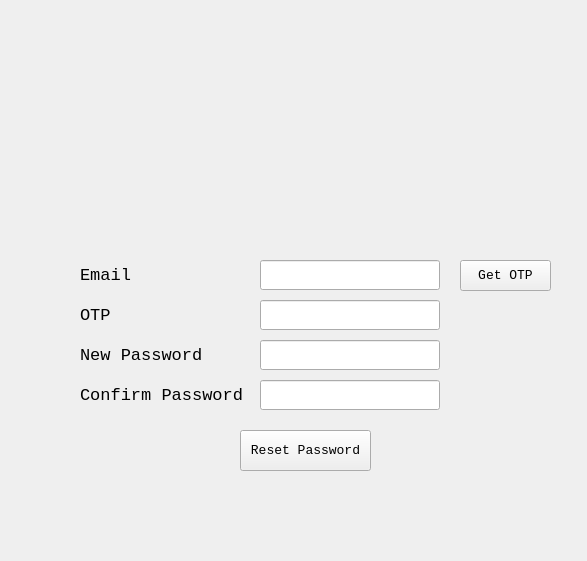
<?xml version="1.0" encoding="UTF-8"?>
<ui version="4.0">
 <class>Form</class>
 <widget class="QWidget" name="Form">
  <property name="geometry">
   <rect>
    <x>0</x>
    <y>0</y>
    <width>587</width>
    <height>561</height>
   </rect>
  </property>
  <property name="font">
   <font>
    <pointsize>10</pointsize>
   </font>
  </property>
  <property name="windowTitle">
   <string>PassVault Register</string>
  </property>
  <property name="windowIcon">
   <iconset>
    <normaloff>../logo/Logo.png</normaloff>../logo/Logo.png</iconset>
  </property>
  <widget class="QLineEdit" name="new_password_input">
   <property name="enabled">
    <bool>true</bool>
   </property>
   <property name="geometry">
    <rect>
     <x>260</x>
     <y>340</y>
     <width>180</width>
     <height>30</height>
    </rect>
   </property>
   <property name="font">
    <font>
     <family>Monospace</family>
     <pointsize>10</pointsize>
    </font>
   </property>
   <property name="acceptDrops">
    <bool>false</bool>
   </property>
   <property name="text">
    <string/>
   </property>
   <property name="echoMode">
    <enum>QLineEdit::Password</enum>
   </property>
   <property name="clearButtonEnabled">
    <bool>false</bool>
   </property>
  </widget>
  <widget class="QLabel" name="label_2">
   <property name="geometry">
    <rect>
     <x>80</x>
     <y>380</y>
     <width>171</width>
     <height>30</height>
    </rect>
   </property>
   <property name="font">
    <font>
     <family>Monospace</family>
     <pointsize>13</pointsize>
     <weight>50</weight>
     <bold>false</bold>
    </font>
   </property>
   <property name="text">
    <string>Confirm Password</string>
   </property>
   <property name="scaledContents">
    <bool>false</bool>
   </property>
   <property name="alignment">
    <set>Qt::AlignLeading|Qt::AlignLeft|Qt::AlignVCenter</set>
   </property>
  </widget>
  <widget class="QLineEdit" name="confirm_password_input">
   <property name="enabled">
    <bool>true</bool>
   </property>
   <property name="geometry">
    <rect>
     <x>260</x>
     <y>380</y>
     <width>180</width>
     <height>30</height>
    </rect>
   </property>
   <property name="font">
    <font>
     <family>Monospace</family>
     <pointsize>10</pointsize>
    </font>
   </property>
   <property name="acceptDrops">
    <bool>false</bool>
   </property>
   <property name="text">
    <string/>
   </property>
   <property name="echoMode">
    <enum>QLineEdit::Password</enum>
   </property>
   <property name="clearButtonEnabled">
    <bool>false</bool>
   </property>
  </widget>
  <widget class="QLabel" name="label_3">
   <property name="geometry">
    <rect>
     <x>80</x>
     <y>340</y>
     <width>161</width>
     <height>30</height>
    </rect>
   </property>
   <property name="font">
    <font>
     <family>Monospace</family>
     <pointsize>13</pointsize>
     <weight>50</weight>
     <bold>false</bold>
    </font>
   </property>
   <property name="text">
    <string>New Password</string>
   </property>
   <property name="scaledContents">
    <bool>false</bool>
   </property>
   <property name="alignment">
    <set>Qt::AlignLeading|Qt::AlignLeft|Qt::AlignVCenter</set>
   </property>
  </widget>
  <widget class="QLabel" name="label_5">
   <property name="geometry">
    <rect>
     <x>80</x>
     <y>260</y>
     <width>107</width>
     <height>30</height>
    </rect>
   </property>
   <property name="font">
    <font>
     <family>Monospace</family>
     <pointsize>13</pointsize>
     <weight>50</weight>
     <bold>false</bold>
    </font>
   </property>
   <property name="text">
    <string>Email</string>
   </property>
   <property name="scaledContents">
    <bool>false</bool>
   </property>
   <property name="alignment">
    <set>Qt::AlignLeading|Qt::AlignLeft|Qt::AlignVCenter</set>
   </property>
  </widget>
  <widget class="QLineEdit" name="otp_input">
   <property name="enabled">
    <bool>true</bool>
   </property>
   <property name="geometry">
    <rect>
     <x>260</x>
     <y>300</y>
     <width>180</width>
     <height>30</height>
    </rect>
   </property>
   <property name="font">
    <font>
     <family>Monospace</family>
     <pointsize>10</pointsize>
    </font>
   </property>
   <property name="acceptDrops">
    <bool>false</bool>
   </property>
   <property name="text">
    <string/>
   </property>
   <property name="echoMode">
    <enum>QLineEdit::Password</enum>
   </property>
   <property name="clearButtonEnabled">
    <bool>false</bool>
   </property>
  </widget>
  <widget class="QLabel" name="label_6">
   <property name="geometry">
    <rect>
     <x>80</x>
     <y>300</y>
     <width>171</width>
     <height>30</height>
    </rect>
   </property>
   <property name="font">
    <font>
     <family>Monospace</family>
     <pointsize>13</pointsize>
     <weight>50</weight>
     <bold>false</bold>
    </font>
   </property>
   <property name="text">
    <string>OTP</string>
   </property>
   <property name="scaledContents">
    <bool>false</bool>
   </property>
   <property name="alignment">
    <set>Qt::AlignLeading|Qt::AlignLeft|Qt::AlignVCenter</set>
   </property>
  </widget>
  <widget class="QPushButton" name="reset_btn">
   <property name="geometry">
    <rect>
     <x>240</x>
     <y>430</y>
     <width>131</width>
     <height>41</height>
    </rect>
   </property>
   <property name="font">
    <font>
     <family>Monospace</family>
     <pointsize>10</pointsize>
    </font>
   </property>
   <property name="text">
    <string>Reset Password</string>
   </property>
  </widget>
  <widget class="QLabel" name="label_7">
   <property name="geometry">
    <rect>
     <x>70</x>
     <y>380</y>
     <width>401</width>
     <height>31</height>
    </rect>
   </property>
   <property name="font">
    <font>
     <family>Monospace</family>
     <pointsize>10</pointsize>
    </font>
   </property>
   <property name="text">
    <string/>
   </property>
  </widget>
  <widget class="QLineEdit" name="email_input">
   <property name="geometry">
    <rect>
     <x>260</x>
     <y>260</y>
     <width>180</width>
     <height>30</height>
    </rect>
   </property>
   <property name="font">
    <font>
     <family>Monospace</family>
     <pointsize>10</pointsize>
    </font>
   </property>
   <property name="text">
    <string/>
   </property>
  </widget>
  <widget class="QPushButton" name="get_otp_btn">
   <property name="geometry">
    <rect>
     <x>460</x>
     <y>260</y>
     <width>91</width>
     <height>31</height>
    </rect>
   </property>
   <property name="font">
    <font>
     <family>Monospace</family>
     <pointsize>10</pointsize>
    </font>
   </property>
   <property name="text">
    <string>Get OTP</string>
   </property>
  </widget>
  <widget class="QLabel" name="label_4">
   <property name="geometry">
    <rect>
     <x>60</x>
     <y>50</y>
     <width>501</width>
     <height>201</height>
    </rect>
   </property>
   <property name="font">
    <font>
     <family>Monospace</family>
     <pointsize>10</pointsize>
    </font>
   </property>
   <property name="text">
    <string>&lt;html&gt;&lt;head/&gt;&lt;body&gt;&lt;p&gt;&lt;img src=&quot;:/newPrefix/logo/login_screen.png&quot;/&gt;&lt;/p&gt;&lt;/body&gt;&lt;/html&gt;</string>
   </property>
  </widget>
  <widget class="QLabel" name="status_lbl">
   <property name="geometry">
    <rect>
     <x>90</x>
     <y>490</y>
     <width>401</width>
     <height>31</height>
    </rect>
   </property>
   <property name="font">
    <font>
     <family>Monospace</family>
     <pointsize>10</pointsize>
    </font>
   </property>
   <property name="text">
    <string/>
   </property>
  </widget>
 </widget>
 <resources>
  <include location="../login.qrc"/>
 </resources>
 <connections/>
</ui>
